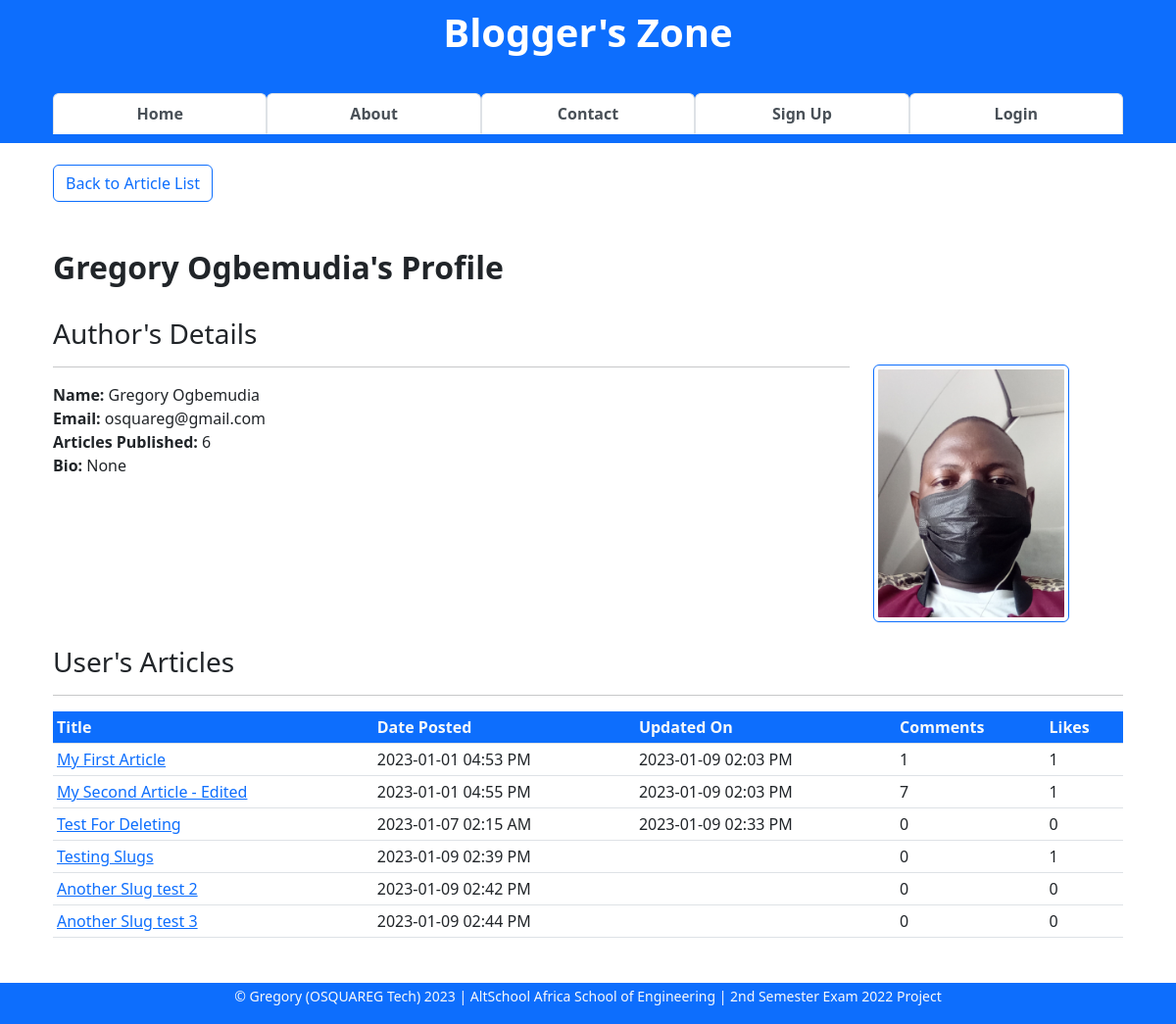
The page /author/2 on the database its author committed.
### app/models.py (models this page shows, shortened)
class User(db.Model, UserMixin):
    __tablename__ = "users"
    id = db.Column(db.Integer, primary_key=True)
    firstname = db.Column(db.String(255), nullable=False)
    lastname = db.Column(db.String(255), nullable=False)
    username = db.Column(db.String(25), nullable=False, unique=True)
    email = db.Column(db.Text(150), nullable=False, unique=True)
    password_hash = db.Column(db.Text(255), nullable=False, unique=True)
    bio = db.Column(db.Text(), nullable=True)
    date_joined = db.Column(db.DateTime, default=datetime.utcnow)
    is_active = db.Column(db.Boolean, default=True)
    is_admin = db.Column(db.Boolean, default=False)
    profile_pic = db.Column(db.String(), nullable=True)
    last_updated_by = db.Column(db.String)
    last_updated_on = db.Column(db.DateTime, onupdate=datetime.utcnow)
    articles = db.relationship("Article", backref="author")
    comments = db.relationship("Comment", backref="commenter")
    article_likes = db.relationship("ArticleLike", backref="art_liker")
    comment_likes = db.relationship("CommentLike", backref="com_liker")

class Article(db.Model):
    __tablename__ = "articles"
    id = db.Column(db.Integer, primary_key=True)
    title = db.Column(db.String(255), nullable=False)
    content = db.Column(db.Text, nullable=False)
    slug = db.Column(db.String(255), nullable=True)
    date_posted = db.Column(db.DateTime, default=datetime.utcnow)
    is_draft = db.Column(db.Boolean, default=False, nullable=False)
    last_updated_on = db.Column(db.DateTime, onupdate=datetime.utcnow)
    last_updated_by = db.Column(db.String)
    is_deleted = db.Column(db.Boolean, default=False)
    author_id = db.Column(db.Integer, db.ForeignKey("users.id", ondelete="CASCADE"))
    comments = db.relationship("Comment", backref="articles")
    article_likes = db.relationship("ArticleLike", backref="articles")
    comment_likes = db.relationship("CommentLike", backref="articles")

### app/general/general.py (the view)
@blueprint.route("/author/<int:id>", methods=["GET"])
def author(id):
    user = User.query.get_or_404(id)
    user_details = db.session.\
        query(User, func.count(Article.id).label("articles_count")). \
        outerjoin(Article, Article.author_id == User.id). \
        filter(id == Article.author_id,
               Article.is_draft == False,
               Article.is_deleted == False,
               User.is_active == True,
               User.username != "admin").first()
    user_articles = db.session.query(Article).\
        filter(id == Article.author_id,
               Article.is_draft == False,
               Article.is_deleted == False).all()
    comment_likes_cnts = db.session. \
        query(Article.id.label("article_id"),
               func.count(Comment.comment).label("comments_count"),
               func.count(distinct(ArticleLike.user_id)).label("likes_count")). \
        filter(Article.author_id == user.id,
               Article.is_draft == False,
               Article.is_deleted == False). \
        outerjoin(Comment, Comment.article_id == Article.id).\
        outerjoin(ArticleLike, ArticleLike.article_id == Article.id).\
        group_by(Article.id).all()
    context = {
        "user": user,
        "user_details": user_details,
        "user_articles": user_articles,
        "comment_likes_cnts": comment_likes_cnts
    }
    return render_template("author.html", title=f"{user.firstname}'s Profile", **context)

### app/main.py (called while the page is built)
@app.before_request
def before_request():
    session.permanent = True
    app.permanent_session_lifetime = timedelta(minutes=int(sett.login_session_minutes))

### app/general/templates/author.html (shortened to what this page needs)
{% extends 'base.html' %}
{% block content %}
<div class="container">
    <div>
        <a href="/#all-articles-list" class="btn btn-outline-primary">Back to Article List</a>
        <br><br>
    </div>
    <br>
    <div>
        <h2><b>{{ user.firstname }} {{ user.lastname }}'s Profile</b></h2>
    </div>
    <div class="row">
        <div class="col-9">
            <br>
            <div>
                <h3>Author's Details</h3>
                <hr>
                <strong>Name:</strong> {{ user.firstname }} {{ user.lastname }} <br>
                <strong>Email:</strong> {{ user.email }} <br>
                <strong>Articles Published:</strong>
                {% if user_details.articles_count < 1 %}
                None <br>
                {% else %}
                {{ user_details.articles_count }} <br>
                {% endif %}
                <strong>Bio:</strong> {{ user.bio }} <br>
            </div><br>
        </div>
        <div class="row col-3">
            <div>
                <br><br><br>
                {% if user.profile_pic %}
                <img src="{{ url_for('static', filename='images/profile_pic/' + user.profile_pic)}}"
                    class="float-right img-thumbnail border-primary" width="200">
                {% else %}
                <img src="{{ url_for('static', filename='images/default_profile_pic.png')}}"
                    class="float-right img-thumbnail border-primary" width="200">
                {% endif %}
            </div>
        </div>
    </div>
    <br>
    <div id="user-articles">
        <h3> User's Articles </h3>
        <hr>
        <table class="table table-sm table-hover">
            <thead class="table-responsive bg-primary text-light">
                <th>Title</th>
                <th>Date Posted</th>
                <th>Updated On</th>
                <th>Comments</th>
                <th>Likes</th>
            </thead>
            <tbody>
                {% for user_article in user_articles %}
                <tr>
                    <td><a href="{{ url_for('article.view', id=user_article.id, slug=user_article.slug) }}">{{ user_article.title }}</a>
                    </td>
                    <td>{{ user_article.date_posted.strftime('%Y-%m-%d %I:%M %p') }}</td>
                    <td> {% if user_article.last_updated_on is none %}
                        {{ Null }} {% else %}
                        {{ user_article.last_updated_on.strftime('%Y-%m-%d %I:%M %p') }}
                        {% endif %}
                    </td>
                    <td>
                        {% for comment_likes_cnt in comment_likes_cnts %}
                        {% if comment_likes_cnt.article_id == user_article.id %}
                        {{ comment_likes_cnt.comments_count }}
                        {% endif %}
                        {% endfor %}
                    </td>
                    <td>
                        {% for comment_likes_cnt in comment_likes_cnts %}
                        {% if comment_likes_cnt.article_id == user_article.id %}
                        {{ comment_likes_cnt.likes_count }}
                        {% endif %}
                        {% endfor %}
                    </td>
                </tr>
                {% endfor %}
            </tbody>
        </table>
    </div>
</div>
{% endblock content %}

### app/static/css/tab-style.css (style rules this page uses)
a { text-decoration: none; }

### app/static/css/ckeditor-styles.css (style rules this page uses)
:root { --ck-color-image-caption-background: hsl(0, 0%, 97%); --ck-color-image-caption-text: hsl(0, 0%, 20%); --ck-color-mention-background: hsla(341, 100%, 30%, 0.1); --ck-color-mention-text: hsl(341, 100%, 30%); --ck-color-table-caption-background: hsl(0, 0%, 97%); --ck-color-table-caption-text: hsl(0, 0%, 20%); --ck-highlight-marker-blue: hsl(201, 97%, 72%); --ck-highlight-marker-green: hsl(120, 93%, 68%); --ck-highlight-marker-pink: hsl(345, 96%, 73%); --ck-highlight-marker-yellow: hsl(60, 97%, 73%); --ck-highlight-pen-green: hsl(112, 100%, 27%); --ck-highlight-pen-red: hsl(0, 85%, 49%); --ck-image-style-spacing: 1.5em; --ck-inline-image-style-spacing: calc(var(--ck-image-style-spacing) / 2); --ck-todo-list-checkmark-size: 16px; }

### rows shown on the page
User: firstname "Gregory", lastname "Ogbemudia", email "osquareg@gmail.com", bio "None", profile_pic (picture)
Article: title "My First Article", date_posted "2023-01-01 04:53 PM", last_updated_on "2023-01-09 02:03 PM", comments_count "1", likes_count "1"
Article: title "My Second Article - Edited", date_posted "2023-01-01 04:55 PM", last_updated_on "2023-01-09 02:03 PM", comments_count "7", likes_count "1"
Article: title "Test For Deleting", date_posted "2023-01-07 02:15 AM", last_updated_on "2023-01-09 02:33 PM", comments_count "0", likes_count "0"
Article: title "Testing Slugs", date_posted "2023-01-09 02:39 PM", comments_count "0", likes_count "1"
Article: title "Another Slug test 2", date_posted "2023-01-09 02:42 PM", comments_count "0", likes_count "0"
Article: title "Another Slug test 3", date_posted "2023-01-09 02:44 PM", comments_count "0", likes_count "0"

### other values the page prints
{{ user_details.articles_count }} "6"
